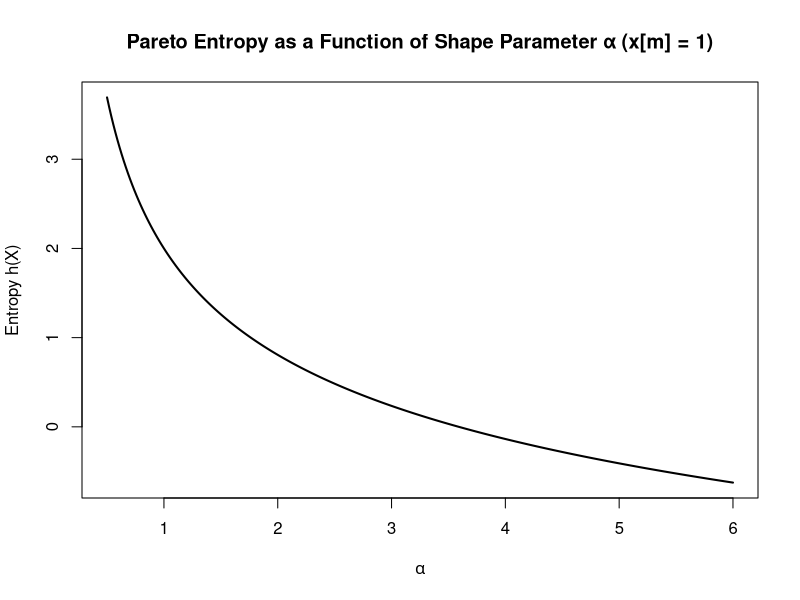
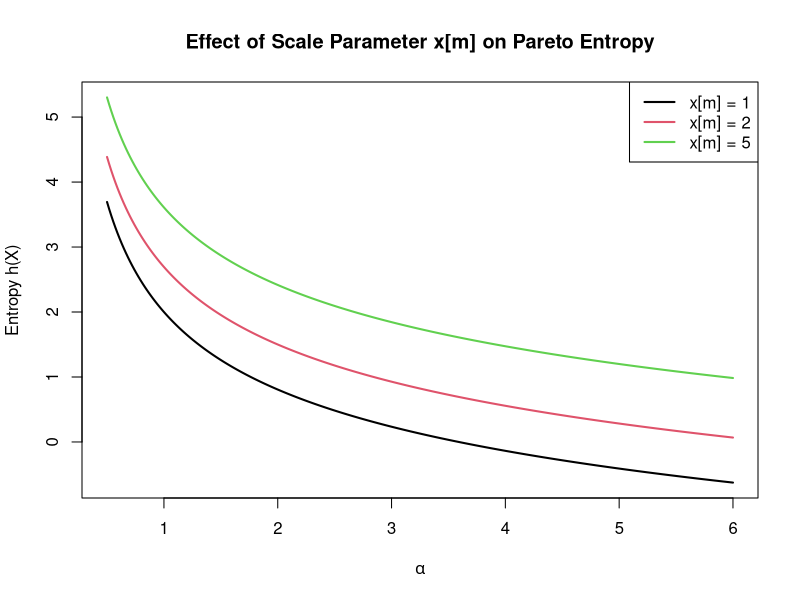

Recreate these plots in R, in order.
## ---- chunk 1

# -----------------------------
# 1. Entropy function for Pareto
# -----------------------------
pareto_entropy <- function(alpha, xm = 1) {
  log(xm) - log(alpha) + 1 + 1/alpha
}

# ---------------------------------------
# 2. Evaluate entropy across alpha values
# ---------------------------------------
alpha_vals <- seq(0.5, 6, length.out = 300)

# Compute entropy for scale parameter xm = 1
entropy_vals <- pareto_entropy(alpha_vals, xm = 1)

# -----------------------------------------------------
# 3. Plot entropy vs alpha for fixed scale xm = 1
# -----------------------------------------------------
plot(
  alpha_vals, entropy_vals, type = "l", lwd = 2,
  xlab = expression(alpha),
  ylab = "Entropy h(X)",
  main = "Pareto Entropy as a Function of Shape Parameter α (x[m] = 1)"
)

# --------------------------------------------------------------
# 4. Compare effects of scale parameter: xm = 1, 2, and 5
# --------------------------------------------------------------
xm_list <- c(1, 2, 5)
entropy_mat <- sapply(xm_list, function(xm) pareto_entropy(alpha_vals, xm))

# Overlay curves for multiple scale parameters
matplot(
  alpha_vals, entropy_mat, type = "l", lwd = 2, lty = 1,
  xlab = expression(alpha),
  ylab = "Entropy h(X)",
  main = "Effect of Scale Parameter x[m] on Pareto Entropy"
)
legend(
  "topright", legend = paste("x[m] =", xm_list),
  col = 1:length(xm_list), lty = 1, lwd = 2
)

# --------------------------------------------------------------
# 5. Print sample entropy values for interpretation
# --------------------------------------------------------------
example_alphas <- c(0.5, 1, 2, 2.5, 5)
example_tbl <- data.frame(
  alpha = example_alphas,
  entropy_xm1 = pareto_entropy(example_alphas, xm = 1),
  entropy_xm2 = pareto_entropy(example_alphas, xm = 2),
  entropy_xm5 = pareto_entropy(example_alphas, xm = 5)
)

example_tbl
